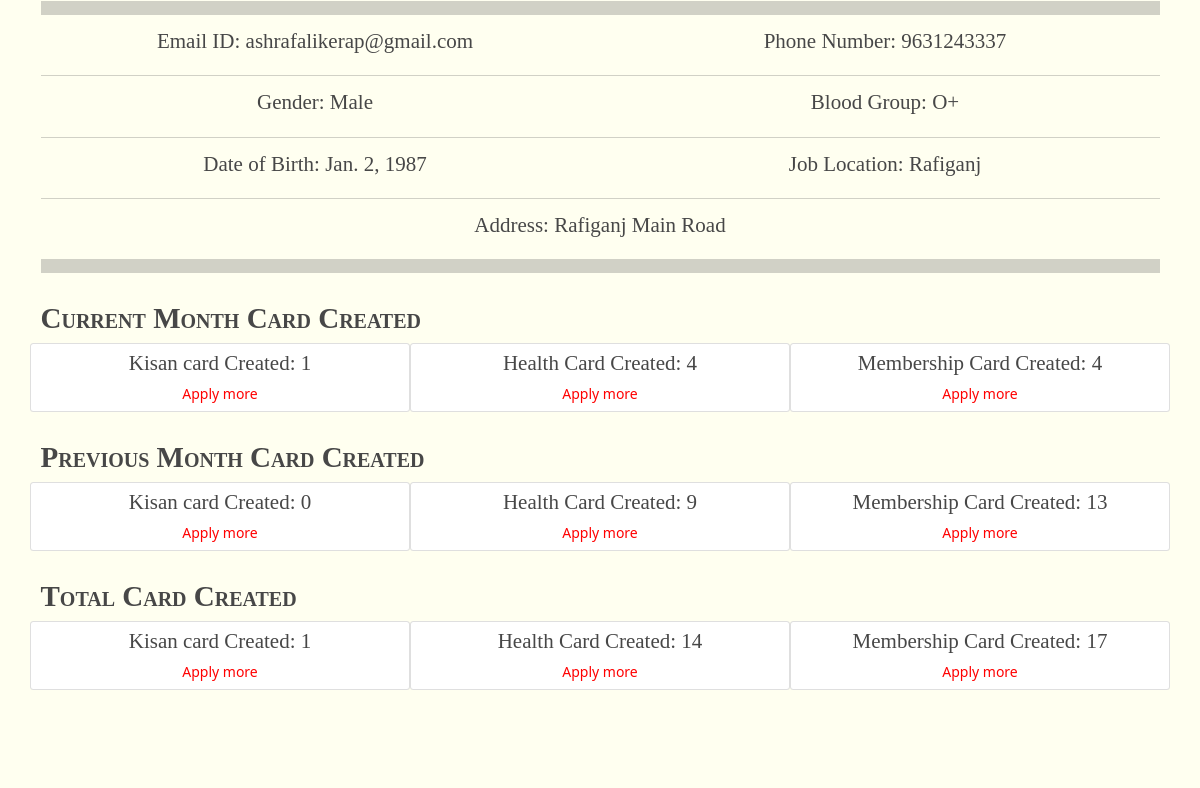
The app's page /profile (signed in, middle part), older data.
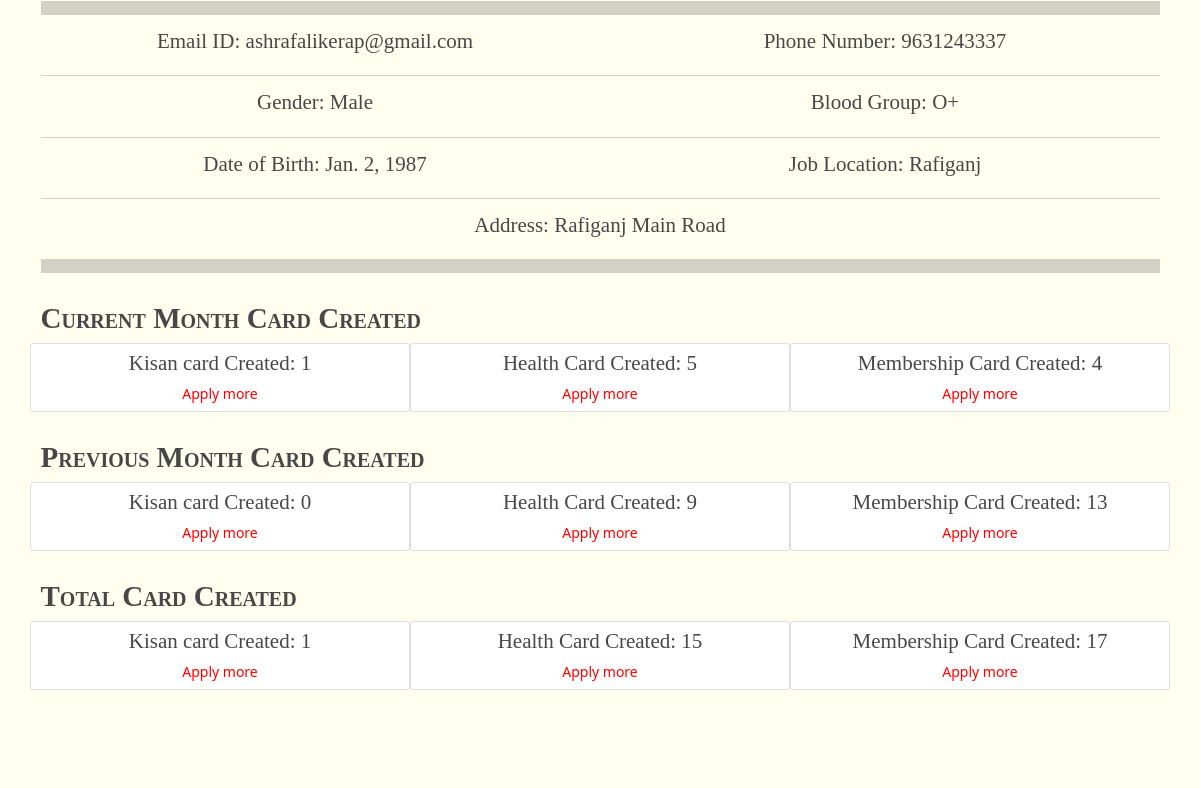
The same page, newer data.
### EmployeeProfile/models.py (models this page shows)
class EmployeeProfile(models.Model):
    emmloyeeid = models.CharField(max_length=14, default="",unique=True,)
    email = models.CharField(max_length=100, unique=True,)
    user = models.OneToOneField(User, on_delete=models.CASCADE, related_name='profile')
    name = models.CharField(max_length=50, unique=False)
    phone_number = models.CharField(max_length=10, unique=True, null=False, blank=False)
    GENDER_CHOICES = (
        ('Male', 'Male'),
        ('Female', 'Female'),
    )
    gender = models.CharField(max_length=6, choices=GENDER_CHOICES)
    JOB_CHOICES = (
        ('DISTRICT DEVELOPMENT MANAGER', 'DISTRICT DEVELOPMENT MANAGER'),
        ('BLOCK DEVELOPMENT MANAGER', 'BLOCK DEVELOPMENT MANAGER'),
        ('FIELD EXECUTIVE', 'FIELD EXECUTIVE'),
        ('AGRICULTURAL ADVISOR', 'AGRICULTURAL ADVISOR'),
        ('COMPUTER TRAINER', 'COMPUTER TRAINER'),
        ('BEAUTICIAN', 'BEAUTICIAN'),
        ('TAILORING', 'TAILORING'),
        ('Office Boy/Peon', 'Office Boy/Peon'),
        ('Banking Trainer', 'Banking Trainer'),
        ('Regional Manager', 'Regional Manager'),
        ('Accountant/Cashier', 'Accountant/Cashier'),
        ('Receptionist', 'Receptionist'),
    )
    designation = models.CharField(max_length=32, choices=JOB_CHOICES)
    job_location = models.CharField(max_length=100, default="")
    bloodgroup = models.CharField(max_length=10, default="")
    dob = models.DateField()
    Address = models.CharField(max_length=500, default="")
    image = models.ImageField(upload_to="Employee", blank=True, null=True)
    total_health_card_created = models.IntegerField(default=0)
    total_kisan_card_created = models.IntegerField(default=0)
    total_membership_card_created = models.IntegerField(default=0)
    current_month_health_card_created = models.IntegerField(default=0)
    current_month_kisan_card_created = models.IntegerField(default=0)
    current_month_membership_card_created = models.IntegerField(default=0)
    previous_month_health_card_created = models.IntegerField(default=0)
    previous_month_kisan_card_created = models.IntegerField(default=0)
    previous_month_membership_card_created = models.IntegerField(default=0)
    class Meta:
        db_table = "profile"
        verbose_name_plural = "Employee Profiles"

### ifheplapp/views.py (the view)
# urls.py: path('profile', views.profile, name="profile"),
@login_required(login_url='/login')
def profile(request):
    profile = EmployeeProfile.objects.filter(user=request.user)
    for i in profile:
        kisan_count = len(KisanCard.objects.filter(employeeID=i.emmloyeeid))
        kisan_count = kisan_count if kisan_count else 0
        membership_count = len(
            Membership.objects.filter(employeeID=i.emmloyeeid))
        membership_count = membership_count if membership_count else 0
        health_count = len(HealthCard.objects.filter(employeeID=i.emmloyeeid))
        health_count = health_count if health_count else 0
    return render(request, "profile.html", {"profile": profile, "kisan_count": kisan_count, "membership_count": membership_count, "health_count": health_count})

### ifheplapp/templates/profile.html (shortened to what this page needs)
{% extends 'extends/base.html' %}
{% block body %}
<div class="row1" style="background-color: rgb(255, 255, 240);">
  <div class="container">
    <div class="my-2">
      {% for prof in profile %}
      <hr class="py-2">
      <div class="row">
        <div class="col-md-6 text-center">
          <h4>Email ID: {{prof.email}}</h4>
        </div>
        <div class="col-md-6 text-center">
          <h4>Phone Number: {{prof.phone_number}}</h4>
        </div>
      </div>
      <hr>
      <div class="row">
        <div class="col-md-6 text-center">
          <h4>Gender: {{prof.gender}}</h4>
        </div>
        <div class="col-md-6 text-center">
          <h4>Blood Group: {{prof.bloodgroup}}</h4>
        </div>
      </div>
      <hr>
      <div class="row">
        <div class="col-md-6 text-center">
          <h4>Date of Birth: {{prof.dob}}</h4>
        </div>
        <div class="col-md-6 text-center">
          <h4>Job Location: {{prof.job_location}}</h4>
        </div>
      </div>
      <hr>
      <div class="row">
        <div class="col-md text-center">
          <h4>Address: {{prof.Address}}</h4>
        </div>
      </div>
      <hr class="py-2">
      <div class="row py-3">
        <h3 class="logoname">Current Month Card Created</h3>
        <div class="col-md-4 text-center card py-2">
          <h4>Kisan card Created: {{prof.current_month_kisan_card_created}}</h4>
          <a style="color: red;" href="/card/Kisan-Card/apply">Apply more</a>
        </div>
        <div class="col-md-4 text-center card py-2">
          <h4>Health Card Created: {{prof.current_month_health_card_created}}</h4>
          <a style="color: red;" href="/card/Health-Card/apply">Apply more</a>
        </div>
        <div class="col-md-4 text-center card py-2">
          <h4>Membership Card Created: {{prof.current_month_membership_card_created}}</h4>
          <a style="color: red;" href="/membership">Apply more</a>
        </div>
      </div>
      <div class="row py-3">
        <h3 class="logoname">Previous Month Card Created</h3>
        <div class="col-md-4 text-center card py-2">
          <h4>Kisan card Created: {{prof.previous_month_kisan_card_created}}</h4>
          <a style="color: red;" href="/card/Kisan-Card/apply">Apply more</a>
        </div>
        <div class="col-md-4 text-center card py-2">
          <h4>Health Card Created: {{prof.previous_month_health_card_created}}</h4>
          <a style="color: red;" href="/card/Health-Card/apply">Apply more</a>
        </div>
        <div class="col-md-4 text-center card py-2">
          <h4>Membership Card Created: {{prof.previous_month_membership_card_created}}</h4>
          <a style="color: red;" href="/membership">Apply more</a>
        </div>
      </div>
      <div class="row py-3">
        <h3 class="logoname">Total Card Created</h3>
        <div class="col-md-4 text-center card py-2">
          <h4>Kisan card Created: {{prof.total_kisan_card_created}}</h4>
          <a style="color: red;" href="/card/Kisan-Card/apply">Apply more</a>
        </div>
        <div class="col-md-4 text-center card py-2">
          <h4>Health Card Created: {{prof.total_health_card_created}}</h4>
          <a style="color: red;" href="/card/Health-Card/apply">Apply more</a>
        </div>
        <div class="col-md-4 text-center card py-2">
          <h4>Membership Card Created: {{prof.total_membership_card_created}}</h4>
          <a style="color: red;" href="/membership">Apply more</a>
        </div>
      </div>
      {% endfor %}
    </div>
  </div>
</div>
{% endblock body %}

Row changes from the older to the newer data that the page shows:
changed EmployeeProfile "ashrafalikerap@gmail.com": current_month_health_card_created "4" → "5"; total_health_card_created "14" → "15"
